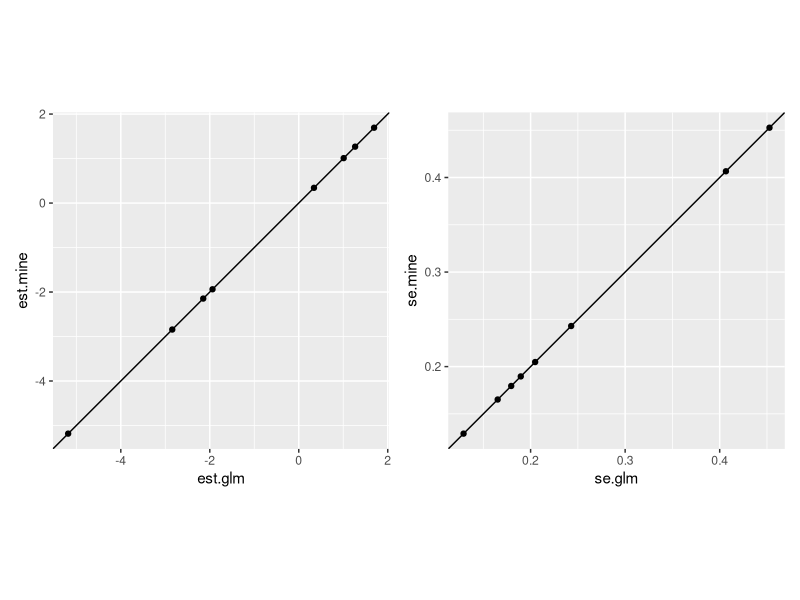

Recreate this plot in R.
## ---- chunk 1
rm(list = ls())
library(ggplot2)
library(dplyr)
library(patchwork)
set.seed(2020)
## ---- chunk 2
N = 1000
K = 6
maf = 0.1
sigma_c2 = 1
sigma2 = 4
intercept = -3
## ---- chunk 3
logistic_func = function(u) {
  return( 1 / ( 1 + exp(-u) ) )
}

beta = rnorm(K + 1, mean = 0, sd = sqrt(sigma2))
G = rbinom(N, 1, prob = maf)
covar = matrix(
  rnorm(N * K, mean = 0, sd = sqrt(sigma_c2)),
  nrow = N, ncol = K
)
X = cbind(rep(1, N), G, covar)
w = c(intercept, beta)

# mu := Pr(Y = 1 | X)
mu = logistic_func(X %*% w)

Y = rbinom(N, 1, prob = mu)
## ---- chunk 4
relative_diff = function(x, x0) {
  return(
    sum((x - x0) ^ 2) / sum(x ^ 2)
  )
}
my_logistic_regression = function(X, y, maxiter = 1000, tol = 1e-8) {
  w = rep(0, dim(X)[2])
  diff = Inf
  niter = 0
  while(diff > tol & niter < maxiter) {
    # message('diff = ', diff)
    mu = logistic_func(X %*% w)[,1]
    S = diag(mu * (1 - mu))
    XSX = t(X) %*% S %*% X
    LHS = XSX %*% w + t(X) %*% (Y - mu)
    w_prev = w
    w = solve(XSX, LHS)
    niter = niter + 1
    diff = relative_diff(w, w_prev)
  }
  mu = logistic_func(X %*% w)[,1]
  S = diag(mu * (1 - mu))
  XSX = t(X) %*% S %*% X
  vars = diag(solve(XSX, diag(dim(X)[2])))
  o = data.frame(est = w, se = sqrt(vars))
  rownames(o) = NULL
  return(o)
}

est = my_logistic_regression(X, y)
mod = glm(cbind(Y, 1 - Y) ~ -1 + X, family = binomial(link = "logit"))
mod = summary(mod)$coefficients[, 1:2] %>% as.data.frame() 
colnames(mod) = c('est', 'se')
results = inner_join(
  mod %>% mutate(idx = 1 : nrow(.)),
  est %>% mutate(idx = 1 : nrow(.)),
  by = 'idx',
  suffix = c('.glm', '.mine')
)
p1 = results %>% ggplot() + geom_point(aes(x = est.glm, y = est.mine)) + geom_abline(slope = 1, intercept = 0) + coord_equal()
p2 = results %>% ggplot() + geom_point(aes(x = se.glm, y = se.mine)) + geom_abline(slope = 1, intercept = 0) + coord_equal()
p1 + p2
